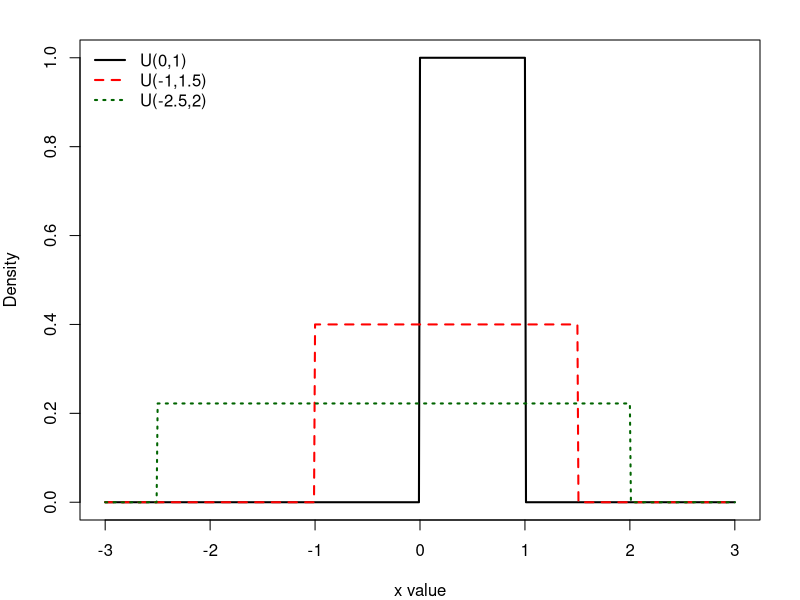
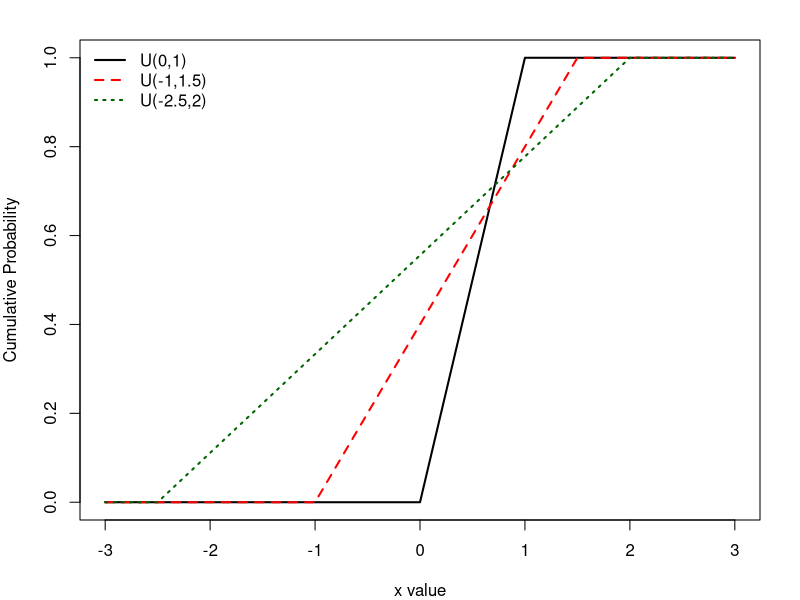
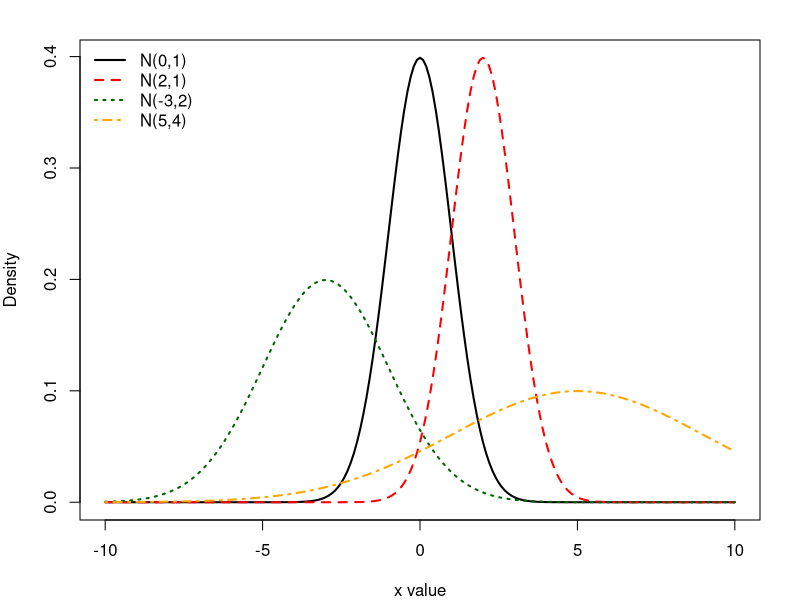
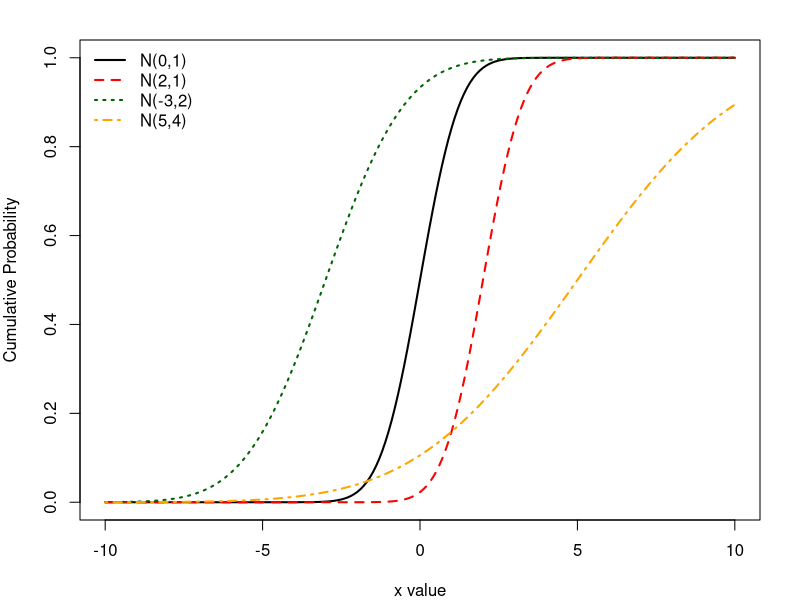
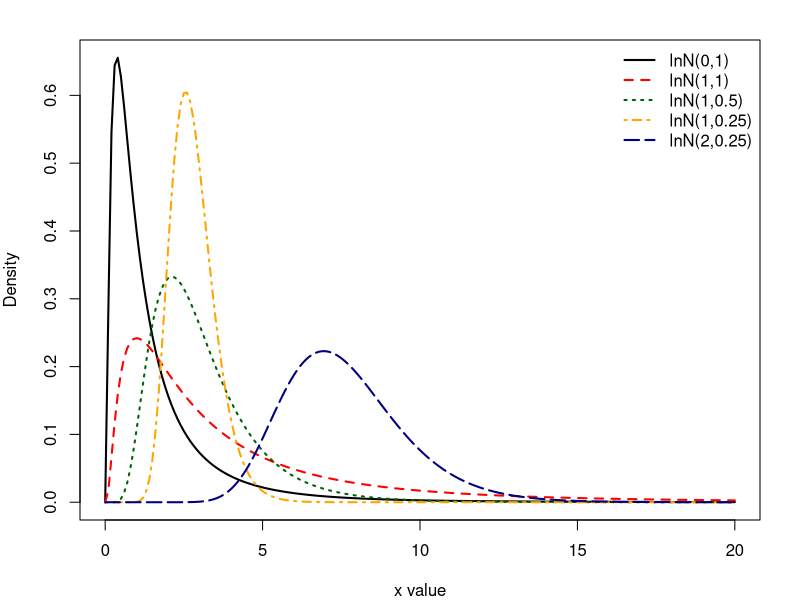
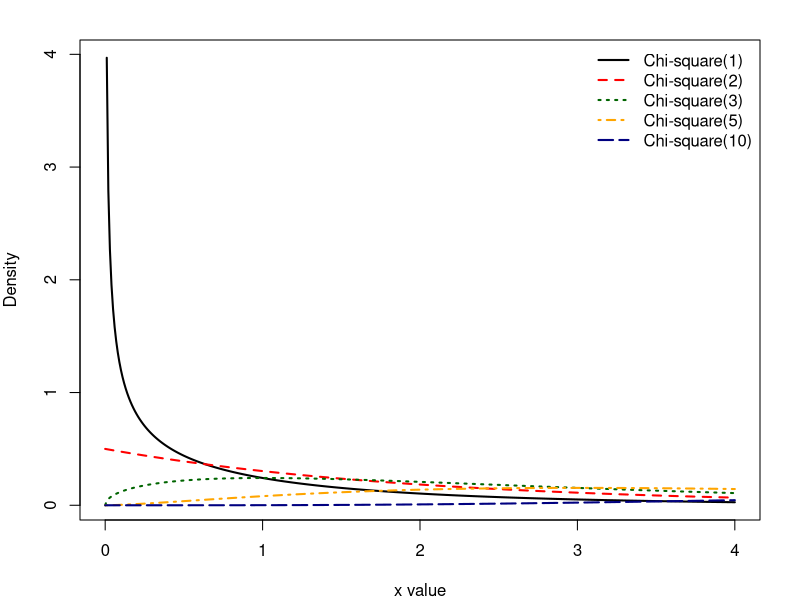
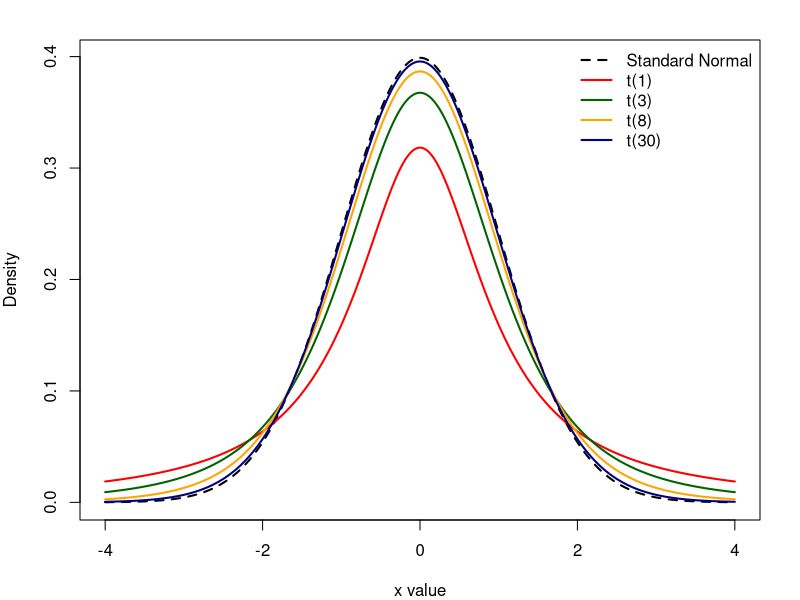
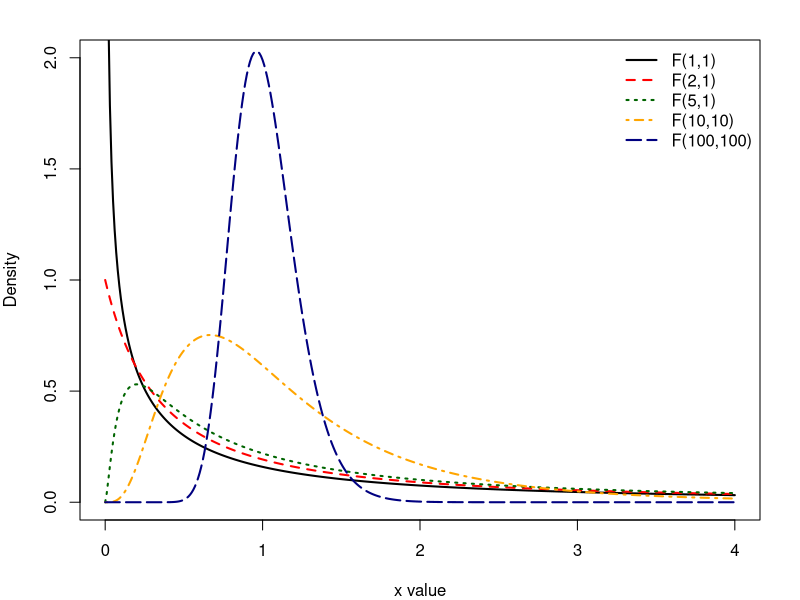

These figures' R source, in order:
#####################################
# PLSC 502 -- Fall 2016
#
# Day Ten materials
#####################################

# Uniform distributions:

x <- seq(-3,3,by=0.01)
U01 <- dunif(x)
U115 <- dunif(x,-1,1.5)
U252 <- dunif(x,-2.5,2)

pdf("UniformsR.pdf",6,5)
par(mar=c(4,4,2,2))
plot(x,U01,t="l",lwd=2,col="black",xlim=c(-3,3),
     xlab="x value",ylab="Density")
lines(x,U115,lwd=2,lty=2, col="red")
lines(x,U252,lwd=2,lty=3, col="darkgreen")
legend("topleft",bty="n",lwd=2,lty=c(1,2,3),
       col=c("black","red","darkgreen"),
       legend=c("U(0,1)","U(-1,1.5)","U(-2.5,2)"))
dev.off()

# Uniform CDFs:

PU01 <- punif(x)
PU115 <- punif(x,-1,1.5)
PU252 <- punif(x,-2.5,2)
pdf("UniformFsR.pdf",6,5)
par(mar=c(4,4,2,2))
plot(x,PU01,t="l",lwd=2,col="black",xlim=c(-3,3),
     xlab="x value",ylab="Cumulative Probability")
lines(x,PU115,lwd=2,lty=2, col="red")
lines(x,PU252,lwd=2,lty=3, col="darkgreen")
legend("topleft",bty="n",lwd=2,lty=c(1,2,3),
       col=c("black","red","darkgreen"),
       legend=c("U(0,1)","U(-1,1.5)","U(-2.5,2)"))
dev.off()

# Normals:

y <- seq(-10,10,by=0.1)
N01 <- dnorm(y)
N21 <- dnorm(y,2,1)
NN32 <- dnorm(y,-3,2)
N54 <- dnorm(y,5,4)
pdf("NormalsR.pdf",6,5)
par(mar=c(4,4,2,2))
plot(y,N01,t="l",lwd=2,col="black",xlim=c(-10,10),
     xlab="x value",ylab="Density")
lines(y,N21,lwd=2,lty=2, col="red")
lines(y,NN32,lwd=2,lty=3, col="darkgreen")
lines(y,N54,lwd=2,lty=4, col="orange")
legend("topleft",bty="n",lwd=2,lty=c(1,2,3,4),
       col=c("black","red","darkgreen","orange"),
       legend=c("N(0,1)","N(2,1)","N(-3,2)","N(5,4)"))
dev.off()

# CDFs:
PN01 <- pnorm(y)
PN21 <- pnorm(y,2,1)
PNN32 <- pnorm(y,-3,2)
PN54 <- pnorm(y,5,4)
pdf("NormalFsR.pdf",6,5)
par(mar=c(4,4,2,2))
plot(y,PN01,t="l",lwd=2,col="black",xlim=c(-10,10),
     xlab="x value",ylab="Cumulative Probability")
lines(y,PN21,lwd=2,lty=2, col="red")
lines(y,PNN32,lwd=2,lty=3, col="darkgreen")
lines(y,PN54,lwd=2,lty=4, col="orange")
legend("topleft",bty="n",lwd=2,lty=c(1,2,3,4),
       col=c("black","red","darkgreen","orange"),
       legend=c("N(0,1)","N(2,1)","N(-3,2)","N(5,4)"))
dev.off()

# Lognormals:

z<-seq(0,20,by=0.1)
LN01 <- dlnorm(z)
LN11 <- dlnorm(z,1,1)
LN105 <- dlnorm(z,1,0.5)
LN125 <- dlnorm(z,1,0.25)
LN225 <- dlnorm(z,2,0.25)
pdf("LogNormalsR.pdf",6,5)
par(mar=c(4,4,2,2))
plot(z,LN01,t="l",lty=1,lwd=2,col="black",xlim=c(0,20),
     xlab="x value",ylab="Density")
lines(z,LN11,lwd=2,lty=2, col="red")
lines(z,LN105,lwd=2,lty=3, col="darkgreen")
lines(z,LN125,lwd=2,lty=4, col="orange")
lines(z,LN225,lwd=2,lty=5, col="navy")
legend("topright",bty="n",lwd=2,lty=c(1,2,3,4,5),
       col=c("black","red","darkgreen","orange","navy"),
       legend=c("lnN(0,1)","lnN(1,1)","lnN(1,0.5)",
                "lnN(1,0.25)","lnN(2,0.25)"))
dev.off()

# Chi-square:

w<-seq(0,4,by=0.01)
CS1 <- dchisq(w,1)
CS2 <- dchisq(w,2)
CS3 <- dchisq(w,3)
CS5 <- dchisq(w,5)
CS10 <- dchisq(w,10)
pdf("ChiSquaresR.pdf",6,5)
par(mar=c(4,4,2,2))
plot(w,CS1,t="l",lty=1,lwd=2,col="black",xlim=c(0,4),
     xlab="x value",ylab="Density")
lines(w,CS2,lwd=2,lty=2, col="red")
lines(w,CS3,lwd=2,lty=3, col="darkgreen")
lines(w,CS5,lwd=2,lty=4, col="orange")
lines(w,CS10,lwd=2,lty=5, col="navy")
legend("topright",bty="n",lwd=2,lty=c(1,2,3,4,5),
       col=c("black","red","darkgreen","orange","navy"),
       legend=c("Chi-square(1)","Chi-square(2)",
                "Chi-square(3)","Chi-square(5)",
                "Chi-square(10)"))
dev.off()

# Student's t:

q<-seq(-4,4,by=0.01)
T1 <- dt(q,1)
T3 <- dt(q,3)
T8 <- dt(q,8)
T30 <- dt(q,30)
TN <- dnorm(q)
pdf("T-R.pdf",6,5)
par(mar=c(4,4,2,2))
plot(q,TN,t="l",lty=2,lwd=2,col="black",xlim=c(-4,4),
     xlab="x value",ylab="Density")
lines(q,T1,lwd=2,lty=1, col="red")
lines(q,T3,lwd=2,lty=1, col="darkgreen")
lines(q,T8,lwd=2,lty=1, col="orange")
lines(q,T30,lwd=2,lty=1, col="navy")
legend("topright",bty="n",lwd=2,lty=c(2,1,1,1,1),
       col=c("black","red","darkgreen","orange","navy"),
       legend=c("Standard Normal","t(1)","t(3)","t(8)","t(30)"))
dev.off()

# F distributions:

F11 <- df(w,1,1)
F21 <- df(w,2,1)
F51 <- df(w,5,1)
F1010 <- df(w,10,10)
F100100 <- df(w,100,100)
pdf("FsR.pdf",6,5)
par(mar=c(4,4,2,2))
plot(w,F11,t="l",lty=1,lwd=2,col="black",xlim=c(0,4),
     ylim=c(0,2),xlab="x value",ylab="Density")
lines(w,F21,lwd=2,lty=2, col="red")
lines(w,F51,lwd=2,lty=3, col="darkgreen")
lines(w,F1010,lwd=2,lty=4, col="orange")
lines(w,F100100,lwd=2,lty=5, col="navy")
legend("topright",bty="n",lwd=2,lty=c(1,2,3,4,5),
       col=c("black","red","darkgreen","orange","navy"),
       legend=c("F(1,1)","F(2,1)","F(5,1)","F(10,10)",
                "F(100,100)"))
dev.off()

###########################################
# Taking random draws from distributions...

Xnorm<-rnorm(1000, mean=5,sd=sqrt(2))
Xbinom5point2<-rbinom(10000,5,0.2)

# Plot of binomials:

pdf("BinomialDrawsPlotR.pdf",6,5)
par(mar=c(4,4,2,2))
barplot(table(Xbinom5point2),xlab="Outcome",ylab="Frequency")
dev.off()

# Seed example:

seed<-3229 # calling "seed" some thing
set.seed(seed) # setting the system seed
rt(3,1) # three draws from a t distrib. w/1 d.f.
seed<-1077
set.seed(seed) # resetting the seed
rt(3,1) # different values for the draws
seed<-3229 # original seed
set.seed(seed)
rt(3,1) # identical values of the draws

